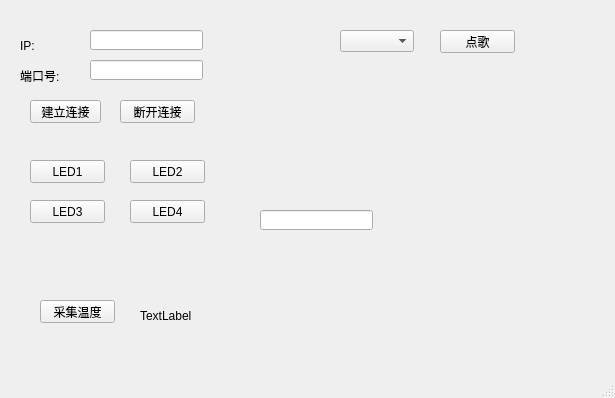
<?xml version="1.0" encoding="UTF-8"?>
<ui version="4.0">
 <class>MainWindow</class>
 <widget class="QMainWindow" name="MainWindow">
  <property name="geometry">
   <rect>
    <x>0</x>
    <y>0</y>
    <width>615</width>
    <height>398</height>
   </rect>
  </property>
  <property name="windowTitle">
   <string>MainWindow</string>
  </property>
  <widget class="QWidget" name="centralWidget">
   <widget class="QPushButton" name="btnConnect2Server">
    <property name="geometry">
     <rect>
      <x>30</x>
      <y>100</y>
      <width>71</width>
      <height>23</height>
     </rect>
    </property>
    <property name="text">
     <string>建立连接</string>
    </property>
   </widget>
   <widget class="QLabel" name="label">
    <property name="geometry">
     <rect>
      <x>20</x>
      <y>40</y>
      <width>54</width>
      <height>12</height>
     </rect>
    </property>
    <property name="text">
     <string>IP:</string>
    </property>
   </widget>
   <widget class="QLabel" name="label_2">
    <property name="geometry">
     <rect>
      <x>20</x>
      <y>70</y>
      <width>54</width>
      <height>12</height>
     </rect>
    </property>
    <property name="text">
     <string>端口号:</string>
    </property>
   </widget>
   <widget class="QLineEdit" name="lineEditIP">
    <property name="geometry">
     <rect>
      <x>90</x>
      <y>30</y>
      <width>113</width>
      <height>20</height>
     </rect>
    </property>
   </widget>
   <widget class="QLineEdit" name="lineEditPort">
    <property name="geometry">
     <rect>
      <x>90</x>
      <y>60</y>
      <width>113</width>
      <height>20</height>
     </rect>
    </property>
   </widget>
   <widget class="QPushButton" name="btnDisConnect">
    <property name="geometry">
     <rect>
      <x>120</x>
      <y>100</y>
      <width>75</width>
      <height>23</height>
     </rect>
    </property>
    <property name="text">
     <string>断开连接</string>
    </property>
   </widget>
   <widget class="QPushButton" name="btnSong">
    <property name="geometry">
     <rect>
      <x>440</x>
      <y>30</y>
      <width>75</width>
      <height>23</height>
     </rect>
    </property>
    <property name="text">
     <string>点歌</string>
    </property>
   </widget>
   <widget class="QLabel" name="label_3">
    <property name="geometry">
     <rect>
      <x>140</x>
      <y>310</y>
      <width>54</width>
      <height>12</height>
     </rect>
    </property>
    <property name="text">
     <string>TextLabel</string>
    </property>
   </widget>
   <widget class="QComboBox" name="comboBox">
    <property name="geometry">
     <rect>
      <x>340</x>
      <y>30</y>
      <width>74</width>
      <height>22</height>
     </rect>
    </property>
   </widget>
   <widget class="QPushButton" name="brnTem">
    <property name="geometry">
     <rect>
      <x>40</x>
      <y>300</y>
      <width>75</width>
      <height>23</height>
     </rect>
    </property>
    <property name="text">
     <string>采集温度</string>
    </property>
   </widget>
   <widget class="QPushButton" name="btnLED1">
    <property name="geometry">
     <rect>
      <x>30</x>
      <y>160</y>
      <width>75</width>
      <height>23</height>
     </rect>
    </property>
    <property name="text">
     <string>LED1</string>
    </property>
   </widget>
   <widget class="QPushButton" name="btnLED2">
    <property name="geometry">
     <rect>
      <x>130</x>
      <y>160</y>
      <width>75</width>
      <height>23</height>
     </rect>
    </property>
    <property name="text">
     <string>LED2</string>
    </property>
   </widget>
   <widget class="QPushButton" name="btnLED3">
    <property name="geometry">
     <rect>
      <x>30</x>
      <y>200</y>
      <width>75</width>
      <height>23</height>
     </rect>
    </property>
    <property name="text">
     <string>LED3</string>
    </property>
   </widget>
   <widget class="QPushButton" name="btnLED4">
    <property name="geometry">
     <rect>
      <x>130</x>
      <y>200</y>
      <width>75</width>
      <height>23</height>
     </rect>
    </property>
    <property name="text">
     <string>LED4</string>
    </property>
   </widget>
   <widget class="QLineEdit" name="lineEdit">
    <property name="geometry">
     <rect>
      <x>260</x>
      <y>210</y>
      <width>113</width>
      <height>20</height>
     </rect>
    </property>
   </widget>
  </widget>
  <widget class="QStatusBar" name="statusBar"/>
 </widget>
 <layoutdefault spacing="6" margin="11"/>
 <resources/>
 <connections/>
</ui>
